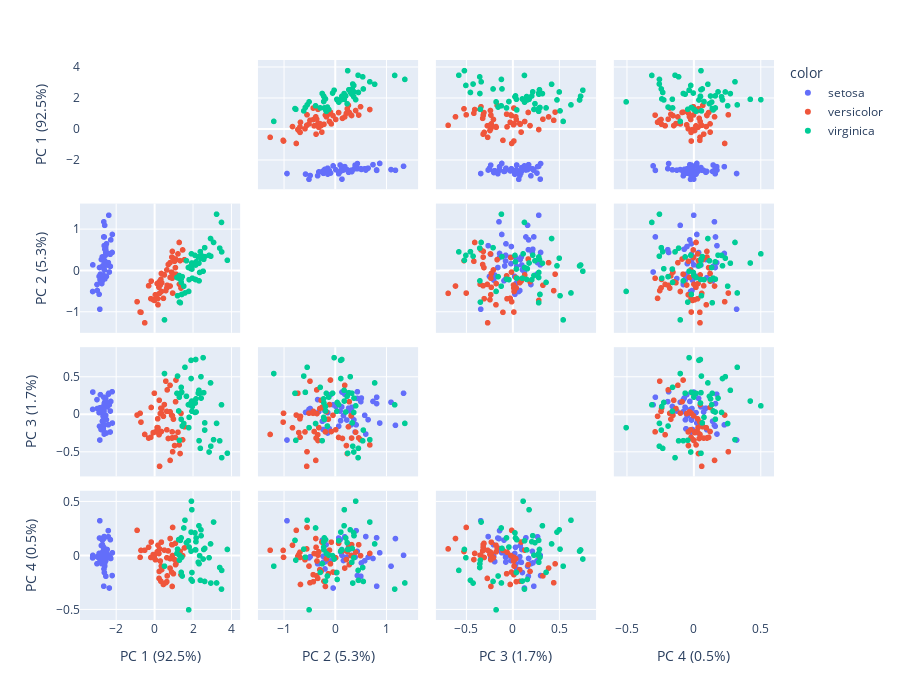

Notebook code cell kept with this figure:
### Code cell
fig = px.scatter_matrix(
    data_frame=components,
    labels=labels,
    dimensions=range(4),
    color=iris['species'],
)

fig.update_layout(
    height=700,
)

fig.update_traces(diagonal_visible=False)

fig.show()
